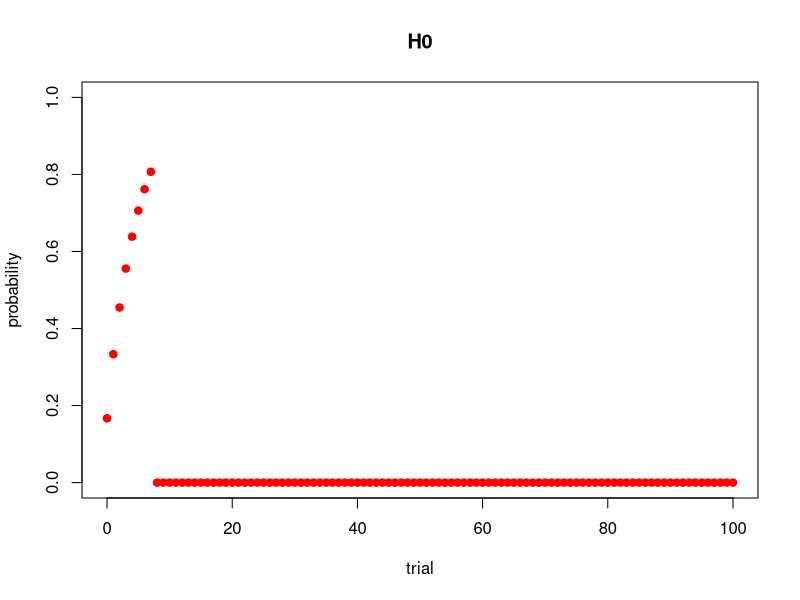
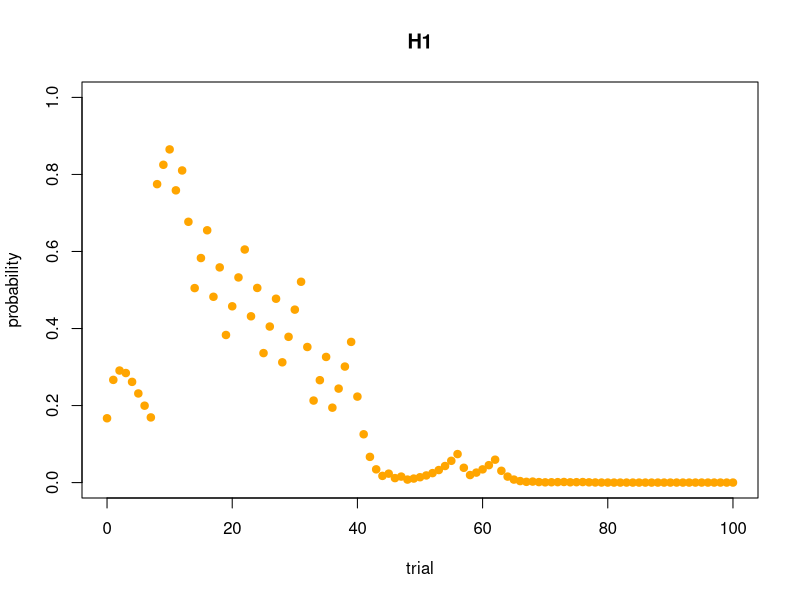
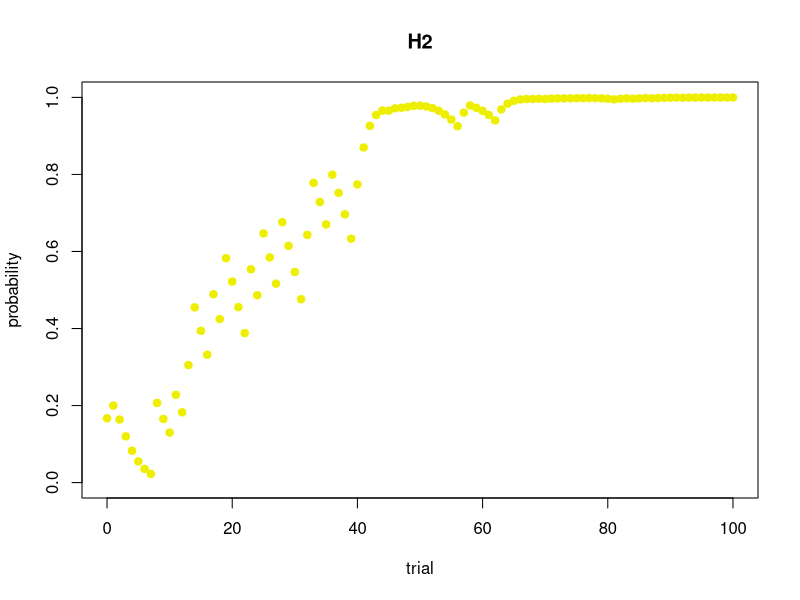
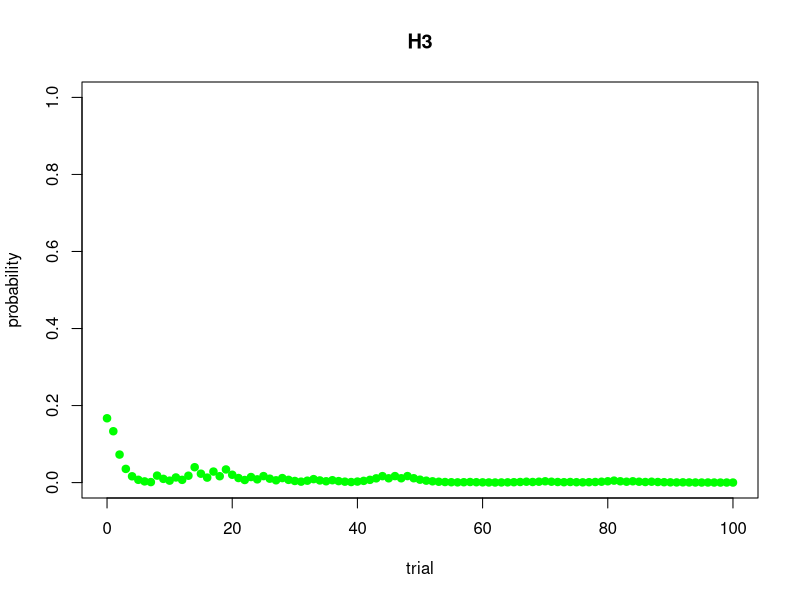
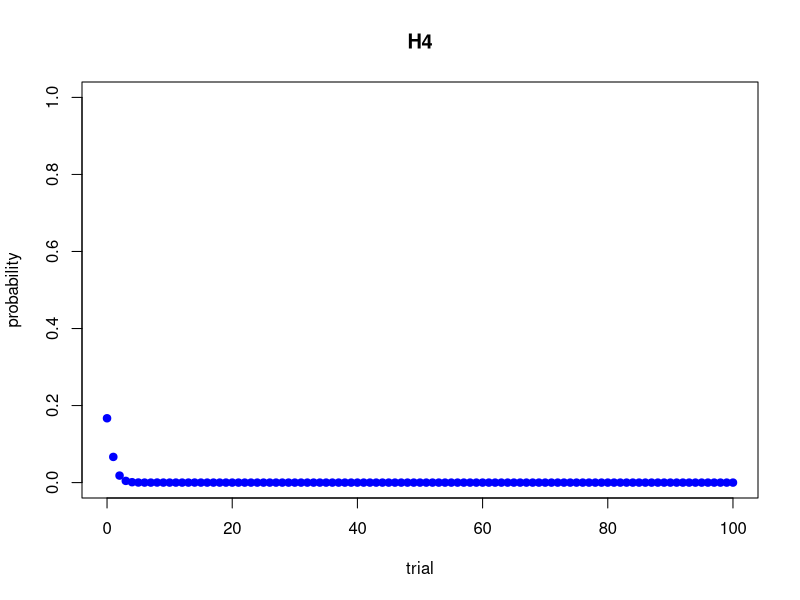
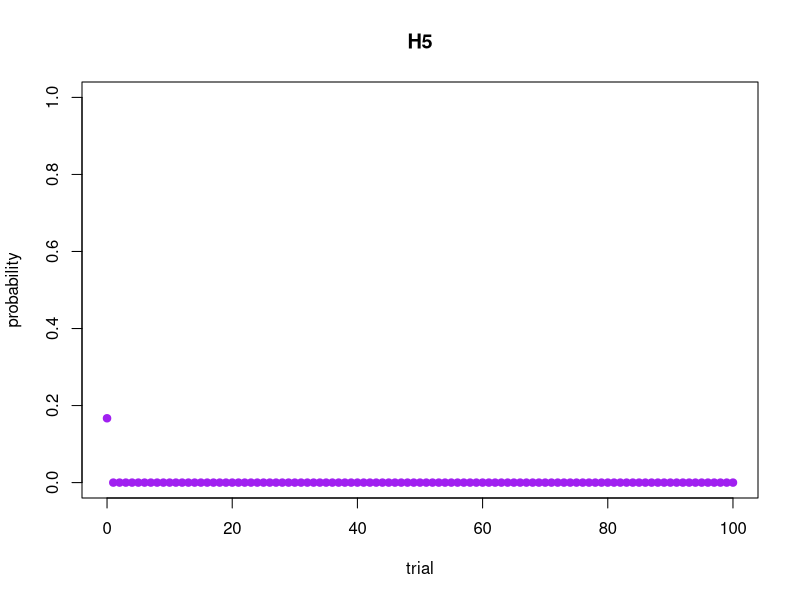

These charts were generated, in order, by the following R code:
# select a random box (from 0 to 5)
j <- floor(runif(1, 0, 6))

n_trial <- 100
trial <- 0:n_trial

# outcome
outcome <- rbinom(n_trial, 1, j/5)  # 1 = white, 0 = black
E <- c("-", outcome)

cat(paste("Box selected:", "H", j, '\n'))

H0 <- rep(0.167, length(trial))
H1 <- rep(0.167, length(trial))
H2 <- rep(0.167, length(trial))
H3 <- rep(0.167, length(trial))
H4 <- rep(0.167, length(trial))
H5 <- rep(0.167, length(trial))

sum <- rep(0, length(trial))

for (i in 2:length(trial)) {

    if(E[i] == 1){
        sum[i-1] <- 1/5 * H1[i-1] + 2/5 * H2[i-1] + 3/5 * H3[i-1] + 4/5 * H4[i-1] + H5[i-1]

        H0[i] <- 0
        H1[i] <- 1/5 * H1[i-1] / sum[i-1]
        H2[i] <- 2/5 * H2[i-1] / sum[i-1]
        H3[i] <- 3/5 * H3[i-1] / sum[i-1]
        H4[i] <- 4/5 * H4[i-1] / sum[i-1]
        H5[i] <- 5/5 * H5[i-1] / sum[i-1]
    }
    else{
        sum[i-1] <- H0[i-1] + 4/5 * H1[i-1] + 3/5 * H2[i-1] + 2/5 * H3[i-1] + 1/5 * H4[i-1]

        H0[i] <- 5/5 * H0[i-1] / sum[i-1]
        H1[i] <- 4/5 * H1[i-1] / sum[i-1]
        H2[i] <- 3/5 * H2[i-1] / sum[i-1]
        H3[i] <- 2/5 * H3[i-1] / sum[i-1]
        H4[i] <- 1/5 * H4[i-1] / sum[i-1]
        H5[i] <- 0
    }
}

# plots
plot(trial, H0, type = "p", pch = 19, col = "red", ylab = "probability", main = "H0", ylim = c(0,1))
plot(trial, H1, type = "p", pch = 19, col = "orange", ylab = "probability", main = "H1", ylim = c(0,1))
plot(trial, H2, type = "p", pch = 19, col = "yellow2", ylab = "probability", main = "H2", ylim = c(0,1))
plot(trial, H3, type = "p", pch = 19, col = "green", ylab = "probability", main = "H3", ylim = c(0,1))
plot(trial, H4, type = "p", pch = 19, col = "blue", ylab = "probability", main = "H4", ylim = c(0,1))
plot(trial, H5, type = "p", pch = 19, col = "purple", ylab = "probability", main = "H5", ylim = c(0,1))

df <- data.frame(trial, E, H0, H1, H2, H3, H4, H5)
head(df, 20)



